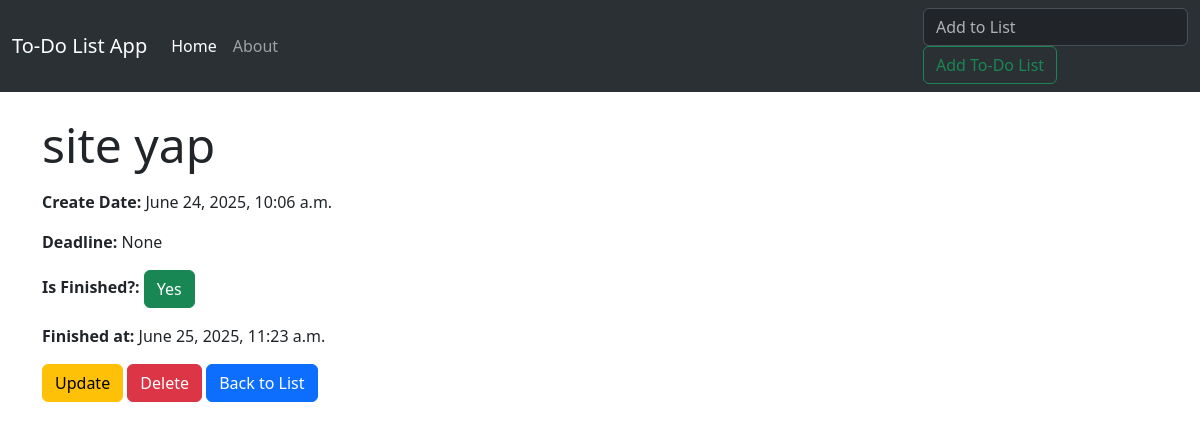
The page /description/3/ on the database its author committed.
### todo_app/models.py (models this page shows, shortened)
class Todos(models.Model):
    title = models.CharField(max_length=100,blank=True)
    description = models.TextField(max_length=1000,blank=True)
    finished = models.BooleanField(default=False)
    date = models.DateTimeField(default=datetime.now,blank=True)
    finished_date = models.DateTimeField(null=True, blank=True)
    deadline = models.DateTimeField(null=True, blank=True)

### todo_app/views.py (the view)
# urls.py: path('description/<int:id>/', views.description, name='description')
def description(request, id):
    todo = get_object_or_404(Todos, id=id)  # sadece o id'deki görevi çeker
    return render(request, 'todo_app/description.html', {'todo': todo})

### todo_app/templates/todo_app/description.html (shortened to what this page needs)
{% extends "todo_app/base.html" %}
{% block content %}
<div class="container mt-4">
    <h1 class="display-5">{{ todo.title }}</h1>
    <p><strong>Create Date:</strong> {{ todo.date }}</p>
    <p><strong>Deadline:</strong> {{ todo.deadline }}</p>
    <p><strong>Is Finished?:</strong>
        {% if todo.finished %}
            <a class="btn btn-success" href="{% url 'yes_finish' todo.id %}">Yes</a>
        {% else %}
            <a class="btn btn-danger" href="{% url 'no_finish' todo.id %}">No</a>
        {% endif %}
    </p>
        <p><strong>Finished at:</strong>
    {% if todo.finished_date %}
        {{ todo.finished_date }}
    {% else %}
        Not finished yet
    {% endif %}
    </p>
    <div class="mt-3">
        <a class="btn btn-warning" href="{% url 'update' todo.id %}">Update</a>
        <a class="btn btn-danger" href="{% url 'delete' todo.id %}">Delete</a>
        <a class="btn btn-primary" href="{% url 'index' %}">Back to List</a>
    </div>
</div>
{% endblock content %}

### rows shown on the page
Todos: title "site yap", date "June 24, 2025, 10:06 a.m.", deadline "None", finished_date "June 25, 2025, 11:23 a.m."
